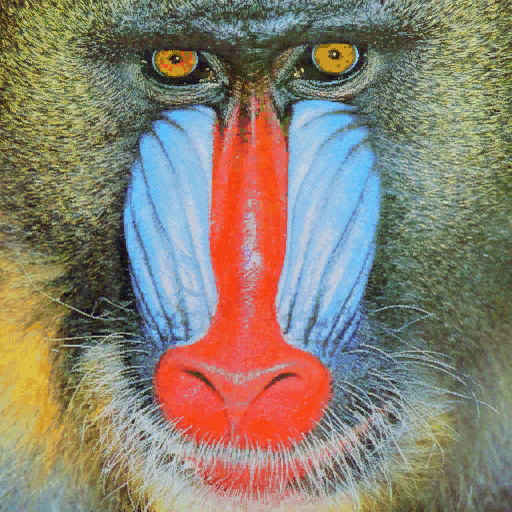
#> input picture imgs/mandril.jpg, 512 x 512 px; the run also reads 1 picture not shown here
$ jupyter execute --allow-errors Practica2.ipynb   (older library calls are emulated)
#> lines starting #> are read from the running program, lines starting #| are printed output that depends on the picture
# Importación de bibliotecas necesarias

[cell 1]
import cv2
import numpy as np
import matplotlib.pyplot as plt
from PIL import Image, ImageTk
import tkinter as tk

# Tarea 1: Contar píxeles blancos por filas. Determinar el valor máximo de los píxeles blancos para filas,mostrando el número de filas y sus respectivas posiciones, con un número de píxeles mayor o igual que el 90% del máximo.

### Conteo:

[cell 2]
img = cv2.imread('imgs/mandril.jpg')
#> img is the input picture: shape (512, 512, 3); mean B, G, R 112.9, 128.5, 137.5
# #Conversión de la imagen a niveles de grises de la imagen original en BGR
gris = cv2.cvtColor(img, cv2.COLOR_BGR2GRAY)

#Obtiene contornos con el operador de Canny
#Parámetros: imagen de entrada, umbral inferior, umbral superior
canny = cv2.Canny(gris, 100, 200)
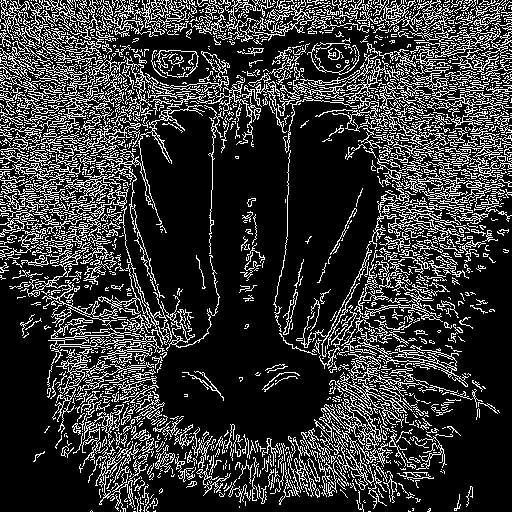
#> canny: shape (512, 512); 21.2% white in thin lines or dots

#El contenido de la imagen resultado de Canny, son valores 0 o 255, lo compruebas al descomentar
#print(canny)
#Cuenta el número de píxeles blancos (255) por fila
#Suma los valores de los pixeles por fila
row_counts = cv2.reduce(canny, 1, cv2.REDUCE_SUM, dtype=cv2.CV_32SC1).flatten()
#> row_counts = 512 values, max 56100 at index 12, min 4335 at index 507, mean 27646.1
#Cuenta el número de píxeles blancos (255) por columna
#Suma los valores de los pixeles por columna
col_counts = cv2.reduce(canny, 0, cv2.REDUCE_SUM, dtype=cv2.CV_32SC1)

#Normaliza en base al número de filas, primer valor devuelto por shape, y al valor máximo del píxel (255)
#El resultado será el número de píxeles blancos por fila
row = row_counts / (255 * canny.shape[1])
#> row = 512 values, max 0.43 at index 12, min 0.0332 at index 507, mean 0.212

#Normaliza en base al número de filas, primer valor devuelto por shape, y al valor máximo del píxel (255)
#El resultado será el número de píxeles blancos por columna
cols = col_counts[0] / (255 * canny.shape[0])
#> cols = 512 values, max 0.365 at index 104, min 0.0566 at index 261, mean 0.212

#Muestra dicha cuenta gráficamente
plt.figure(figsize=(14,5))
plt.subplot(1, 3, 1)
plt.axis("off")
plt.title("Canny")
plt.imshow(canny, cmap='gray')

plt.subplot(1, 3, 2)
plt.title("Respuesta de Canny")
plt.xlabel("Filas")
plt.ylabel("% píxeles blancos")
plt.plot(row)
#Rango en x definido por las filas
plt.xlim([0, canny.shape[1]])

plt.subplot(1, 3, 3)
plt.title("Respuesta de Canny")
plt.xlabel("Columnas")
plt.ylabel("% píxeles blancos")
plt.plot(cols)
#Rango en x definido por las columnas
plt.xlim([0, canny.shape[1]])
plt.savefig("imgs/histogramas_filas_columnas_canny.jpg")
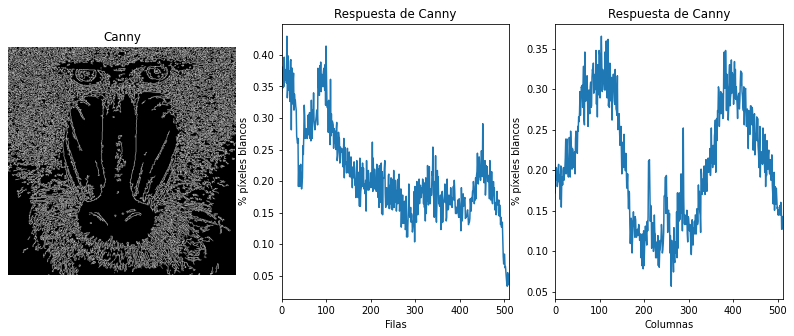
#> figure drawn by matplotlib, 3 panels; panel 2: curve peaks at x = 12, y = 0.43; panel 3: curve peaks at x = 104, y = 0.365

## Reducir por filas obteniendo su ratio de píxeles blancos, el valor de la fila con mayor número de estos y conteo de aquellas que tienen un valor de píxeles blancos mayor o igual al 90% del máximo

### Filas:

[cell 3]
max_row = np.max(row)
#> max_row = 0.43

print(f"Valor máximo de píxeles blancos por fila: {max_row:.4f}")
#| Valor máximo de píxeles blancos por fila: 0.4297
print(f"Esto representa {max_row * 100:.2f}% de píxeles blancos en la fila")
#| Esto representa 42.97% de píxeles blancos en la fila

umbral = .9 * max_row
#> umbral = 0.387

print(f"\nUmbral (0.90 * maxfil): {umbral:.4f}")
#| Umbral (0.90 * maxfil): 0.3867

filas_seleccionadas = np.where(row >= umbral)[0]
#> filas_seleccionadas = [6, 12, 15, 20, 21, 88, 100]

plt.figure(figsize=(14, 5))

plt.subplot(1, 2, 1)
plt.title("Respuesta de Canny")
plt.xlabel("Filas")
plt.ylabel("% píxeles blancos")
plt.plot(row)

for fila in filas_seleccionadas:
    plt.axvline(x=fila,color="yellow", linestyle='--')
#> this loop made 7 passes
#> fila on passes 1 to 7: 6, 12, 15, 20, 21, 88, 100

plt.axvline(x=(np.where(row == max_row)[0]),color="blue", linestyle='--', linewidth=2, label=f"Fila Máxima")

plt.xlim([0, canny.shape[0]])
#plt.ylim([0, max(row) * 1.1])

plt.legend()
plt.grid(True, alpha=.3)

# filas marcadas
plt.subplot(1, 2, 2)
plt.title(f"Filas seleccionadas (n={len(filas_seleccionadas)})")
plt.axis("off")
canny_color = cv2.cvtColor(canny, cv2.COLOR_GRAY2BGR)
#> canny_color: shape (512, 512, 3); 21.2% white in thin lines or dots

for fila in filas_seleccionadas:
    canny_color[fila, :] = [0, 0, 255]
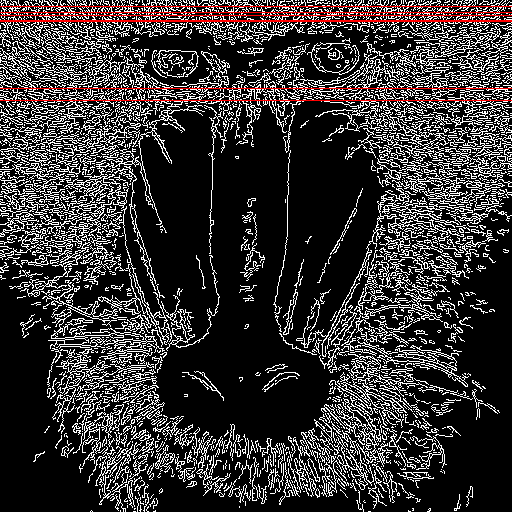
#> canny_color: shape (512, 512, 3); mean B, G, R 52.6, 52.6, 56.1

plt.imshow(cv2.cvtColor(canny_color, cv2.COLOR_BGR2RGB))

plt.tight_layout()
plt.savefig("imgs/analisis_filas_canny.jpg")
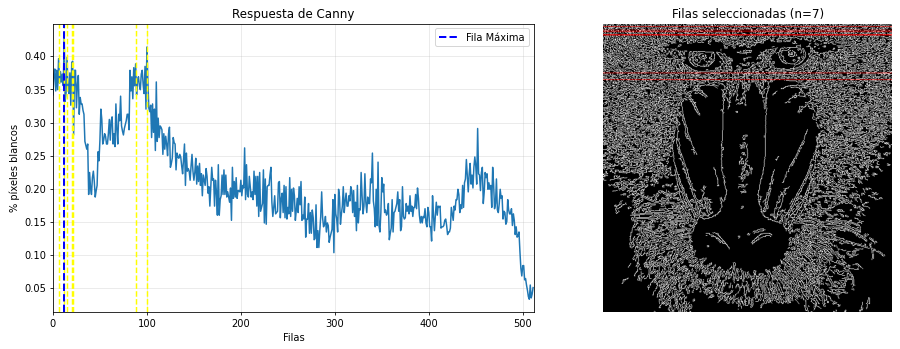
#> figure drawn by matplotlib, 2 panels; panel 1: curve peaks at x = 12, y = 0.43
plt.show()

### Columnas:

[cell 4]
max_col = np.max(cols)
#> max_col = 0.365

print(f"Valor máximo de píxeles blancos por columna: {max_col:.4f}")
#| Valor máximo de píxeles blancos por columna: 0.3652
print(f"Esto representa {max_col * 100:.2f}% de píxeles blancos en la columna")
#| Esto representa 36.52% de píxeles blancos en la columna

umbral = 0.90 * max_col
#> umbral = 0.329

print(f"\nUmbral (0.90 * maxfil): {umbral:.4f}")
#| Umbral (0.90 * maxfil): 0.3287

columnas_seleccionadas = np.where(cols >= umbral)[0]
#> columnas_seleccionadas = 19 values from 67 to 403

plt.figure(figsize=(14, 5))

plt.subplot(1, 2, 1)
plt.title("Respuesta de Canny")
plt.xlabel("columnas")
plt.ylabel("% píxeles blancos")
plt.plot(cols)

# umbral
for columna in columnas_seleccionadas:
    plt.axvline(x=columna,color="yellow", linestyle='--')
#> this loop made 19 passes
#> columna on passes 1 to 8: 67, 86, 92, 96, 99, 100, 103, 104

# maximo
plt.axvline(x=(np.where(cols == max_col)),color="red", linestyle='--', linewidth=2, label=f"Máximo")

#Rango en x definido por las columnas
plt.xlim([0, canny.shape[0]])
#plt.ylim([0, max(row) * 1.1])

plt.legend()
plt.grid(True, alpha=0.3)

# filas marcadas
plt.subplot(1, 2, 2)
plt.title(f"Columnas seleccionadas (n={len(columnas_seleccionadas)})")
plt.axis("off")
canny_color = cv2.cvtColor(canny, cv2.COLOR_GRAY2BGR)

for columna in columnas_seleccionadas:
    canny_color[:,columna] = [0, 0, 255]
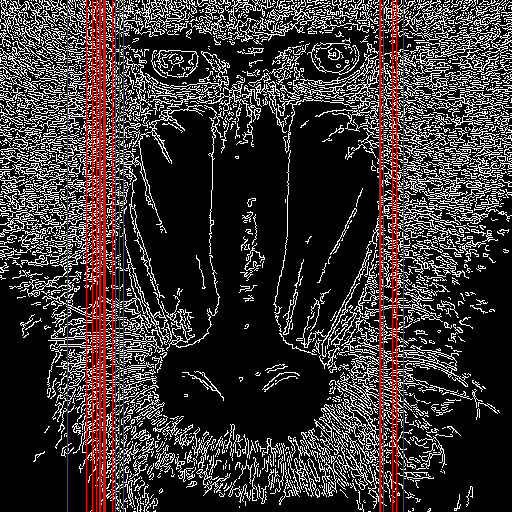
#> canny_color: shape (512, 512, 3); mean B, G, R 50.8, 50.8, 60.2

plt.imshow(cv2.cvtColor(canny_color, cv2.COLOR_BGR2RGB))

plt.tight_layout()
plt.savefig("imgs/analisis_columnas_canny.jpg")
plt.show()

# Tarea 2: Aplicar umbralizado a la imagen resultante de Sobel, y posteriormente realizar conteo de filas y columnas no nulos. Calcular el valor máximo de la cuenta por filas y columnas y determinar aquellas por encima del 90% del máximo. Remarcar dichas filas y columnas en la imagen

## Aplicar Sobel

[cell 5]
image = cv2.imread("imgs/mandril.jpg", cv2.IMREAD_COLOR_RGB)
gaussian_image = cv2.GaussianBlur(cv2.cvtColor(image, cv2.COLOR_RGB2GRAY), (3, 3), 0)
sobel_y = cv2.Sobel(gaussian_image, cv2.CV_64F, 0, 1)
sobel_x = cv2.Sobel(gaussian_image, cv2.CV_64F, 1, 0)
sobel = cv2.convertScaleAbs(cv2.add(sobel_x, sobel_y))
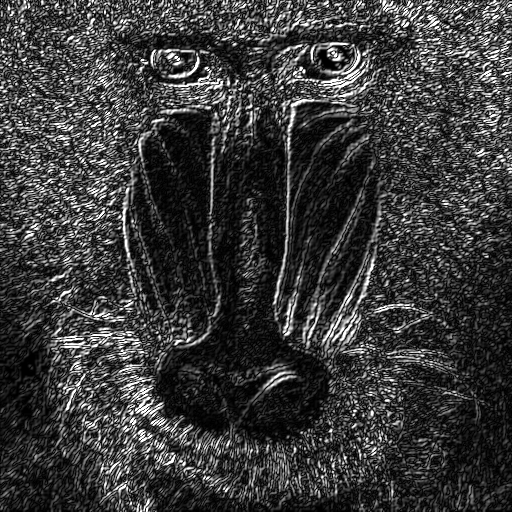
#> sobel: shape (512, 512); min 0, max 255, mean 58.4

plt.figure()
plt.axis('off')

plt.subplot(1, 3, 1)
plt.title('Sobel vertical')
plt.axis('off')
plt.imshow(cv2.convertScaleAbs(sobel_x), cmap='gray')

plt.subplot(1, 3, 2)
plt.title('Sobel horizontal')
plt.axis('off')
plt.imshow(cv2.convertScaleAbs(sobel_y), cmap='gray')

plt.subplot(1, 3, 3)
plt.title('Sobel combinado')
plt.axis('off')
plt.imshow(sobel, cmap='gray')

plt.savefig('imgs/mandril_sobel.jpg')
cv2.imwrite('imgs/mandril_sobel_vertical.jpg', sobel_x)
cv2.imwrite('imgs/mandril_sobel_horizontal.jpg', sobel_y)
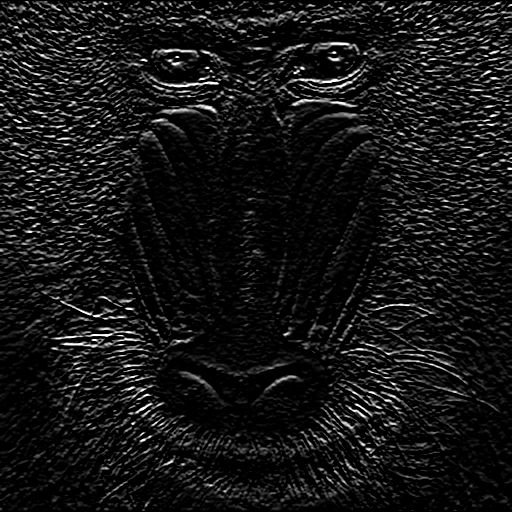
#> saved as mandril_sobel_horizontal.jpg: shape (512, 512); min 0, max 255, mean 21.7
cv2.imwrite('imgs/mandril_sobel_solo.jpg', sobel)
#> Out = True

# Calcular histograma para identificar el umbral correcto

[cell 6]
histogram = cv2.calcHist([cv2.cvtColor(image, cv2.COLOR_RGB2GRAY)], [0], None, [256], [0, 256])
#> histogram = 256 values, max 3536 at index 176, min 0 at index 0, mean 1024

plt.figure()
plt.xlabel("Bins")
plt.ylabel("Píxeles")
plt.plot(histogram)

plt.axvline(x=130, linestyle='--', linewidth=1)

plt.savefig('imgs/mandril_histograma.jpg')
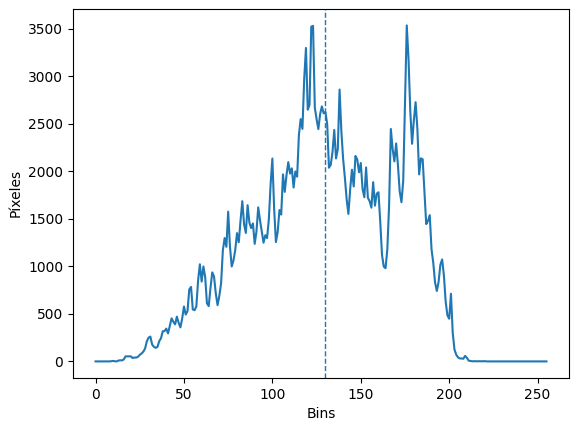
#> figure drawn by matplotlib, 1 panel; curve peaks at x = 176, y = 3536

## Umbralizado de la imagen

[cell 7]
threshold = 130

_, threshold_image_sobel = cv2.threshold(sobel, threshold, 255, cv2.THRESH_BINARY)
#> threshold_image_sobel: shape (512, 512); 11.9% white in thin lines or dots

plt.axis('off')
plt.imshow(threshold_image_sobel, cmap='gray')
plt.savefig('imgs/mandril_umbralizado.jpg')

## Conteo de filas y columnas con valores de píxeles no nulos

### Función para obtener filas / columnas con el número de píxeles no nulos, el índice del elemento de mayor valor, el propio valor y un diccionario con el índice y valor de las filas / columnas con valor mayor l 90% del máximo

[cell 8]
def statistics(image, p, axis):
#> called with p = 0.9, axis = 1
    counts = np.count_nonzero(image, axis=axis)
#> counts = 512 values, max 161 at index 82, min 6 at index 497, mean 60.94
    max_index = np.argmax(counts)
#> max_index = 82
    max_value = counts[max_index]
#> max_value = 161
    threshold = p*max_value
#> threshold = 144.9
    return counts, max_index, max_value, {i: int(counts[i]) for i in range(len(counts)) if counts[i] > threshold}

### Uso de la función de estadísticas y posterior muestra en consola

[cell 9]
counts_rows_sobel, max_row_index_sobel, max_row_value_sobel, rows_sobel = statistics(threshold_image_sobel, .9, 1)
#> counts_rows_sobel has the same summary as counts in statistics; max_row_index_sobel = 82; max_row_value_sobel = 161; rows_sobel = {3: 155, 4: 149, 20: 149, 51: 151, 81: 152, 82: 161, 83: 154}
counts_columns_sobel, max_column_index_sobel, max_column_value_sobel, columns_sobel = statistics(threshold_image_sobel, .9, 0)
#> counts_columns_sobel = 512 values, max 179 at index 288, min 10 at index 262, mean 60.94; max_column_index_sobel = 288; max_column_value_sobel = 179; columns_sobel = {288: 179}

print("-------------Filas-------------")
print(f"La fila con índice {max_row_index_sobel} tiene el valor máximo con {max_row_value_sobel} píxeles blancos")
#| La fila con índice 82 tiene el valor máximo con 161 píxeles blancos
print("Las filas que tienen un valor mayor al 90% del máximo son las siguientes:", '\n\t'.join(f"Fila {row} con valor {value}" for row, value in rows_sobel.items()), sep='\n\t')
#| Las filas que tienen un valor mayor al 90% del máximo son las siguientes:
#| 	Fila 3 con valor 155
#| 	Fila 4 con valor 149
#| 	Fila 20 con valor 149
#| 	Fila 51 con valor 151
#| 	Fila 81 con valor 152
#> (further printed lines are left out)
print("------------Columnas-----------")
print(f"La columna con índice {max_column_index_sobel} tiene el valor máximo con {max_column_value_sobel} píxeles blancos")
#| La columna con índice 288 tiene el valor máximo con 179 píxeles blancos
print("Las columnas que tienen un valor mayor al 90% del máximo son las siguientes:", '\n\t'.join(f"Columna {column} con valor {value}" for column, value in columns_sobel.items()), sep='\n\t')
#| Las columnas que tienen un valor mayor al 90% del máximo son las siguientes:
#| 	Columna 288 con valor 179

## Remarcando con gráficas dichos valores en la imagen del mandril

### Función para dibujar las filas y columnas en la imagen

[cell 10]
def draw_rows_and_columns(image, rows, columns):
    h, w, *_ = image.shape
    for row in rows.keys():
        cv2.line(image, (0, row), (w, row), (255, 0, 0), 1)
#> this loop made 7 passes
#> row on passes 1 to 7: 3, 4, 20, 51, 81, 82, 83

    for col in columns.keys():
        cv2.line(image, (col, 0), (col, h), (0, 255, 0), 1)
#> this loop made 1 pass
#> col on pass 1: 288
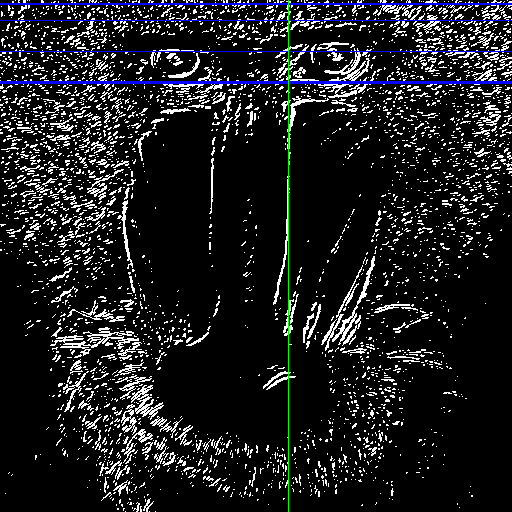
#> image: shape (512, 512, 3); mean B, G, R 32.6, 29.6, 29.1

### Dibujado de filas y columnas en la imagen

[cell 11]
threshold_image_marked = cv2.cvtColor(threshold_image_sobel, cv2.COLOR_GRAY2RGB)

draw_rows_and_columns(threshold_image_marked, rows_sobel, columns_sobel)

plt.axis('off')
plt.imshow(threshold_image_marked, cmap='gray')

plt.savefig('imgs/mandril_umbralizado_filas_columnas.jpg')

## Comparación de Sobel y Canny

[cell 12]
_, threshold_image_canny = cv2.threshold(canny, threshold, 255, cv2.THRESH_BINARY)

counts_rows_canny, max_row_index_canny, max_row_value_canny, rows_canny = statistics(canny, .9, 1)
#> counts_rows_canny = 512 values, max 220 at index 12, min 17 at index 507, mean 108.4; max_row_index_canny = 12; max_row_value_canny = 220; rows_canny = {6: 203, 12: 220, 15: 204, 20: 200, 21: 201, 88: 199, 100: 212}
counts_columns_canny, max_column_index_canny, max_column_value_canny, columns_canny = statistics(canny, .9, 0)
#> counts_columns_canny = 512 values, max 187 at index 104, min 29 at index 261, mean 108.4; max_column_index_canny = 104; max_column_value_canny = 187; columns_canny = 19 items

threshold_image_canny_marked = cv2.cvtColor(threshold_image_canny.copy(), cv2.COLOR_GRAY2RGB)

draw_rows_and_columns(threshold_image_canny_marked, rows_canny, columns_canny)
#> the loop in draw_rows_and_columns (call 2), `for row in rows.keys():` made 7 passes
#> after the loop in draw_rows_and_columns (call 2), `for row in rows.keys():`:
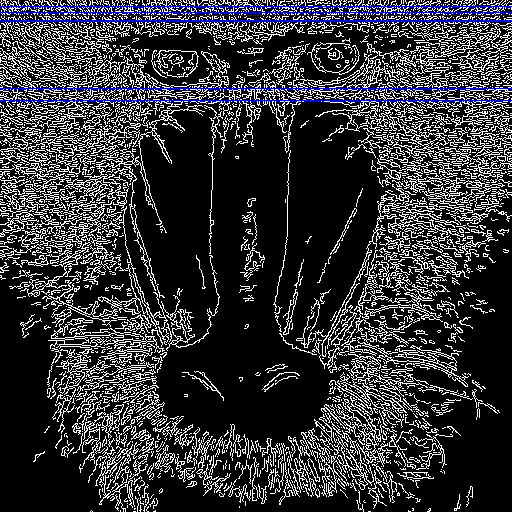
#> image: shape (512, 512, 3); mean B, G, R 56.1, 52.6, 52.6
#> the loop in draw_rows_and_columns (call 2), `for col in columns.keys():` made 19 passes
#> (the rest of the program and of its run is left out)
